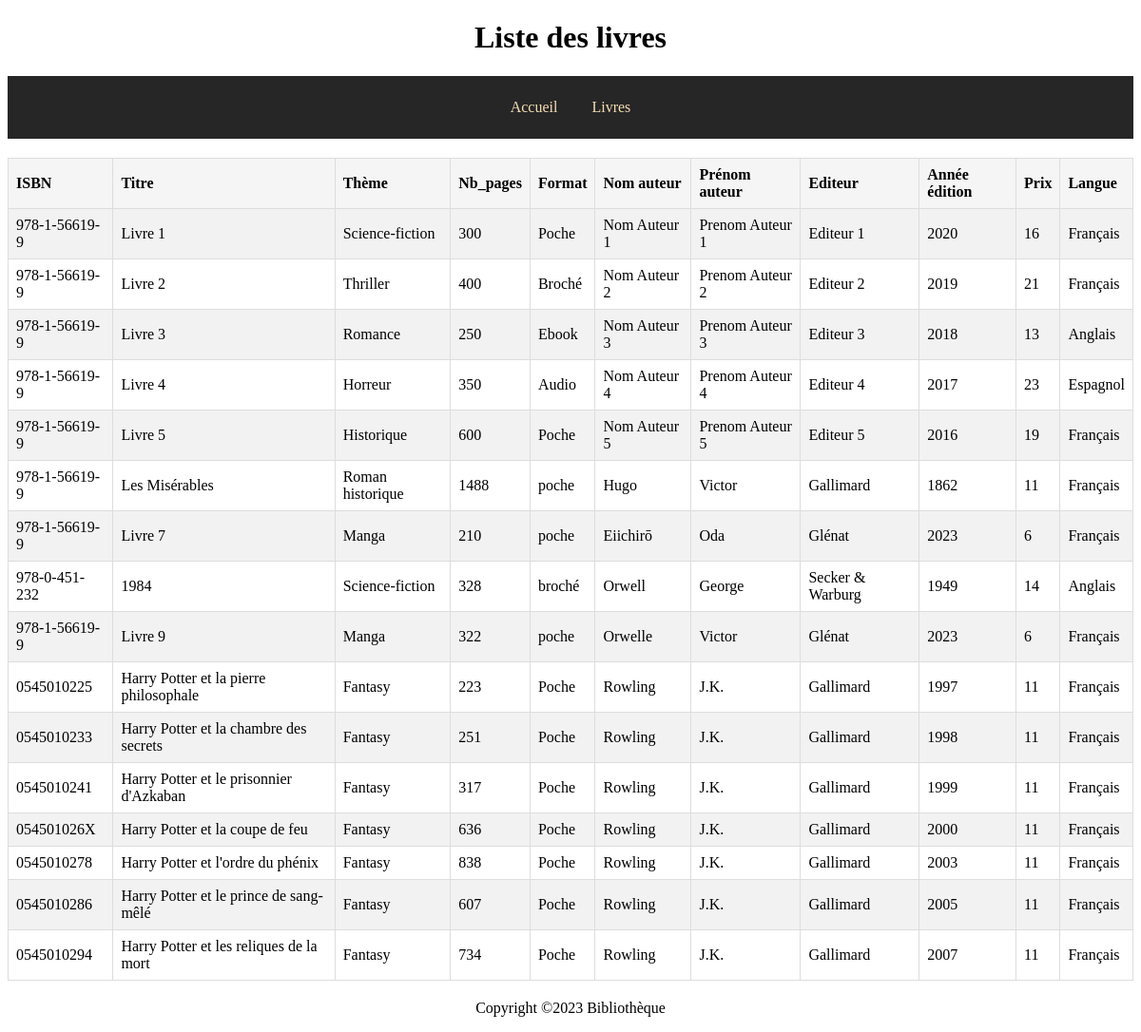
Screenshot of /afficheLivre.php with the database file from the repository.
### tables this page shows
CREATE TABLE `livres` (
  `Id` int(11) NOT NULL,
  `ISBN` varchar(13) NOT NULL,
  `Titre` varchar(255) NOT NULL,
  `Theme` varchar(255) NOT NULL,
  `Nb_pages` int(11) NOT NULL,
  `Format` varchar(255) NOT NULL,
  `Nom_auteur` varchar(255) NOT NULL,
  `Prenom_auteur` varchar(255) NOT NULL,
  `Annee_edition` int(11) NOT NULL,
  `Prix` int(30) NOT NULL,
  `Langue` varchar(255) NOT NULL,
  `Editeur` varchar(255) NOT NULL
);

### afficheLivre.php (the view, shortened to what this page needs)
<!DOCTYPE html>
<html lang="en">
<head>
    <link rel="stylesheet" type="text/css" href="./css/style.css">
</head>
<body>
    <header>
        <h1>Liste des livres</h1>
        <nav>
            <ul>
                <li><a href="./index.php">Accueil</a></li>
                <li><a href="#">Livres</a>
                </li>
            </ul>
        </nav>
    </header>
    <main>
        <table>
            <tr>
                <th>ISBN</th>
                <th>Titre</th>
                <th>Thème</th>
                <th>Nb_pages</th>
                <th>Format</th>
                <th>Nom auteur</th>
                <th>Prénom auteur</th>
                <th>Editeur</th>
                <th>Année édition</th>
                <th>Prix</th>
                <th>Langue</th>
            </tr>
            <?php
            $connex = mysqli_connect('localhost', 'root', '', 'bdp6');
            $query = "SELECT * FROM livres";
            $result = mysqli_query($connex, $query);
            while ($row = mysqli_fetch_array($result)) {
                echo "<tr>";
                echo "<td>" . $row['ISBN'] . "</td>";
                echo "<td>" . $row['Titre'] . "</td>";
                echo "<td>" . $row['Theme'] . "</td>";
                echo "<td>" . $row['Nb_pages'] . "</td>";
                echo "<td>" . $row['Format'] . "</td>";
                echo "<td>" . $row['Nom_auteur'] . "</td>";
                echo "<td>" . $row['Prenom_auteur'] . "</td>";
                echo "<td>" . $row['Editeur'] . "</td>";
                echo "<td>" . $row['Annee_edition'] . "</td>";
                echo "<td>" . $row['Prix'] . "</td>";
                echo "<td>" . $row['Langue'] . "</td";
            }
            ?>
        </table>
    </main>
    <footer>
        <p>Copyright ©2023 Bibliothèque</p>
    </footer>
</body>
</html>

### css/style.css (style rules this page uses)
nav { background-color: #262626; padding: 10px; text-align: center; }
nav ul { list-style-type: none; margin: 0; padding: 0; overflow: hidden; }
nav li { display: inline-block; text-align: center; color: wheat; }
nav li a { display: block; color: wheat; text-align: center; padding: 14px 16px; text-decoration: none; }
table { width: 100%; border-collapse: collapse; margin: 20px auto; background-size: cover; }
th, td { border: 1px solid #dddddd; padding: 8px; text-align: left; }
th { background-color: #f5f5f5; font-weight: bold; }
tr:nth-child(even) { background-color: #f2f2f2; }
h1 { text-align: center; }
footer { position: relative; bottom: 0; left: 0; right: 0; margin: auto; text-align: center; clear: both; margin-top: auto; text-align: center; }

### rows the page displays
livres: ISBN "978-1-56619-9", Titre "Livre 1", Theme "Science-fiction", Nb_pages "300", Format "Poche", Nom_auteur "Nom Auteur 1", Prenom_auteur "Prenom Auteur 1", Editeur "Editeur 1", Annee_edition "2020", Prix "16", Langue "Français"
livres: ISBN "978-1-56619-9", Titre "Livre 2", Theme "Thriller", Nb_pages "400", Format "Broché", Nom_auteur "Nom Auteur 2", Prenom_auteur "Prenom Auteur 2", Editeur "Editeur 2", Annee_edition "2019", Prix "21", Langue "Français"
livres: ISBN "978-1-56619-9", Titre "Livre 3", Theme "Romance", Nb_pages "250", Format "Ebook", Nom_auteur "Nom Auteur 3", Prenom_auteur "Prenom Auteur 3", Editeur "Editeur 3", Annee_edition "2018", Prix "13", Langue "Anglais"
livres: ISBN "978-1-56619-9", Titre "Livre 4", Theme "Horreur", Nb_pages "350", Format "Audio", Nom_auteur "Nom Auteur 4", Prenom_auteur "Prenom Auteur 4", Editeur "Editeur 4", Annee_edition "2017", Prix "23", Langue "Espagnol"
livres: ISBN "978-1-56619-9", Titre "Livre 5", Theme "Historique", Nb_pages "600", Format "Poche", Nom_auteur "Nom Auteur 5", Prenom_auteur "Prenom Auteur 5", Editeur "Editeur 5", Annee_edition "2016", Prix "19", Langue "Français"
livres: ISBN "978-1-56619-9", Titre "Les Misérables", Theme "Roman historique", Nb_pages "1488", Format "poche", Nom_auteur "Hugo", Prenom_auteur "Victor", Editeur "Gallimard", Annee_edition "1862", Prix "11", Langue "Français"
livres: ISBN "978-1-56619-9", Titre "Livre 7", Theme "Manga", Nb_pages "210", Format "poche", Nom_auteur "Eiichirō", Prenom_auteur "Oda", Editeur "Glénat", Annee_edition "2023", Prix "6", Langue "Français"
livres: ISBN "978-0-451-232", Titre "1984", Theme "Science-fiction", Nb_pages "328", Format "broché", Nom_auteur "Orwell", Prenom_auteur "George", Editeur "Secker & Warburg", Annee_edition "1949", Prix "14", Langue "Anglais"
livres: ISBN "978-1-56619-9", Titre "Livre 9", Theme "Manga", Nb_pages "322", Format "poche", Nom_auteur "Orwelle", Prenom_auteur "Victor", Editeur "Glénat", Annee_edition "2023", Prix "6", Langue "Français"
livres: ISBN "0545010225", Titre "Harry Potter et la pierre philosophale", Theme "Fantasy", Nb_pages "223", Format "Poche", Nom_auteur "Rowling", Prenom_auteur "J.K.", Editeur "Gallimard", Annee_edition "1997", Prix "11", Langue "Français"
livres: ISBN "0545010233", Titre "Harry Potter et la chambre des secrets", Theme "Fantasy", Nb_pages "251", Format "Poche", Nom_auteur "Rowling", Prenom_auteur "J.K.", Editeur "Gallimard", Annee_edition "1998", Prix "11", Langue "Français"
livres: ISBN "0545010241", Titre "Harry Potter et le prisonnier d'Azkaban", Theme "Fantasy", Nb_pages "317", Format "Poche", Nom_auteur "Rowling", Prenom_auteur "J.K.", Editeur "Gallimard", Annee_edition "1999", Prix "11", Langue "Français"
livres: ISBN "054501026X", Titre "Harry Potter et la coupe de feu", Theme "Fantasy", Nb_pages "636", Format "Poche", Nom_auteur "Rowling", Prenom_auteur "J.K.", Editeur "Gallimard", Annee_edition "2000", Prix "11", Langue "Français"
livres: ISBN "0545010278", Titre "Harry Potter et l'ordre du phénix", Theme "Fantasy", Nb_pages "838", Format "Poche", Nom_auteur "Rowling", Prenom_auteur "J.K.", Editeur "Gallimard", Annee_edition "2003", Prix "11", Langue "Français"
livres: ISBN "0545010286", Titre "Harry Potter et le prince de sang-mêlé", Theme "Fantasy", Nb_pages "607", Format "Poche", Nom_auteur "Rowling", Prenom_auteur "J.K.", Editeur "Gallimard", Annee_edition "2005", Prix "11", Langue "Français"
livres: ISBN "0545010294", Titre "Harry Potter et les reliques de la mort", Theme "Fantasy", Nb_pages "734", Format "Poche", Nom_auteur "Rowling", Prenom_auteur "J.K.", Editeur "Gallimard", Annee_edition "2007", Prix "11", Langue "Français"
